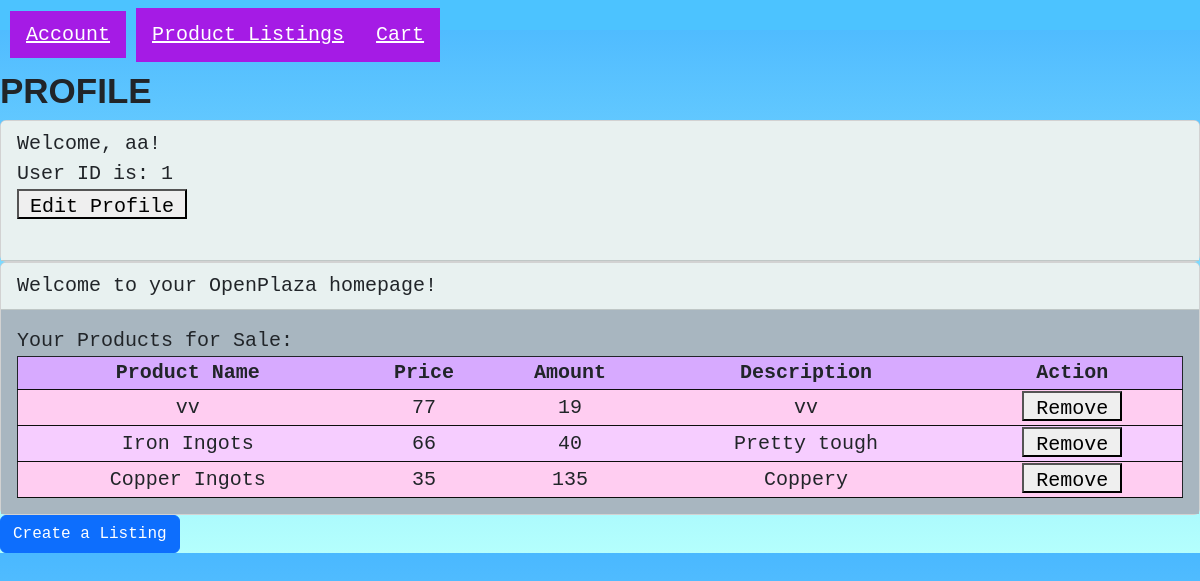
The page /profile.php (signed in) on the database its author committed.
### tables this page shows
CREATE TABLE `products` (
  `ProductName` text NOT NULL,
  `ProductID` int(11) NOT NULL,
  `UserID` varchar(255) NOT NULL,
  `Amount` int(11) NOT NULL,
  `Description` text NOT NULL,
  `Price` int(11) NOT NULL
);

### profile.php (the view, shortened to what this page needs)
<!DOCTYPE html>
<html>
    <head>
        <link href = "https://cdn.jsdelivr.net/npm/bootstrap@5.2.1/dist/css/bootstrap.min.css" rel = "stylesheet">
        <link href = "style2.css" rel = "stylesheet">
    </head>
    <body>
        <div class = "navbar">
            <div class="dropdown" tabindex="1">
                <a class="dropbtn">Account</a>
            </div>
            <a href = "product_listings.php" class="dropbtn">Product Listings</a>
            <a href = "cart.php" class="dropbtn">Cart</a>
        </div>
        <h1>PROFILE</h1>
        <div class = "card">
            <div class = "card-header">
                Welcome, <?php echo $_SESSION["Username"] ?>!<br>
                User ID is: <?php echo $_SESSION["UserID"] ?><br>
                <form action="profile_edit_entry.php" method="post">
                        <button style="height:30px; width:170px" input type="submit" name="UserID" value="<?= htmlspecialchars($row['UserID']) ?>">Edit Profile</button></form><br>
            </div>
        </div>
        <div class = "card">
            <div class = "card-header">
                Welcome to your OpenPlaza homepage!
            </div>
            <div class = "card-body">
                Your Products for Sale:
                    <?php
                    $_UserID = $_SESSION["UserID"];
                    $conn = mysqli_connect("localhost","root","","openplaza");
                    $result = mysqli_query($conn,"SELECT * FROM products WHERE UserID='$_UserID' LIMIT 50");
                    $data = $result->fetch_all(MYSQLI_ASSOC);
                    ?>
                    <table border="1">
                    <tr>
                        <th>Product Name</th>
                        <th>Price</th>
                        <th>Amount</th>
                        <th>Description</th>
                        <th>Action</th>
                    </tr>
                    <?php foreach($data as $row): ?>
                    <tr>
                        <td><?= htmlspecialchars($row['ProductName']) ?></td>
                        <td><?= htmlspecialchars($row['Price']) ?></td>
                        <td><?= htmlspecialchars($row['Amount']) ?></td>
                        <td><?= htmlspecialchars($row['Description']) ?></td>
                        <td><form action="remove_product.php" method="post">
                            <button style="height:30px; width:100px" input type="submit" name="ProductID" value="<?= htmlspecialchars($row['ProductID']) ?>">Remove</button></form></td>
                        </tr>
                    <?php endforeach ?>
                    </table>
            </div>
        </div>
        <div class = "card-footer">
            <button type = "button" class = "btn btn-primary" data-bs-toggle="modal" data-bs-target="#myModal1">
                Create a Listing
            </button>
        </div>
    </body>
</html>

### style2.css (style rules this page uses)
body { background-image: linear-gradient(#4AB8FF,#B4FFFD); font-size: 20px; font-family:'Courier New', Courier, monospace; }
.card-header { background: #e8f1f0; font-size: 20px; font-family: 'Courier New', Courier, monospace; }
.card-body { background: #a8b6c0; font-size: 20px; font-family:'Courier New', Courier, monospace; }
.navbar { background-color: #4cc3ff; font-family: monospace; display: flex; justify-content: flex-start; align-items: center; height: 30px; }
.dropdown { display: inline-block; position: relative; outline: none; margin: 10px; }
.dropbtn { padding: 12px 16px; color: white; background-color: #a51be5; cursor: pointer; transition: 0.35s ease-out; }
h1 { font-size: 35px; font-weight: bold; font-family:'Trebuchet MS', 'Lucida Sans Unicode', 'Lucida Grande', 'Lucida Sans', Arial, sans-serif; padding-top: 40px; }
table { width: 100%; border-collapse: collapse; border: 1px solid; }
th { text-align: center; background-color: #D7AAFF; }
tr { background-color: #F6CDFF; border-bottom: 1px solid #0d0d0d; }
tr:nth-child(even) { background-color: #FFCDF1; }
td { text-align: center; border-bottom: 1px solid #0d0d0d; }

### rows shown on the page
products: ProductName "vv", Price "77", Amount "19", Description "vv", $row['ProductID'] 8 (drawn)
products: ProductName "Iron Ingots", Price "66", Amount "40", Description "Pretty tough", $row['ProductID'] 20 (drawn)
products: ProductName "Copper Ingots", Price "35", Amount "135", Description "Coppery", $row['ProductID'] 21 (drawn)

### other values the page prints
$_SESSION["Username"] "aa"
$_SESSION["UserID"] "1"
